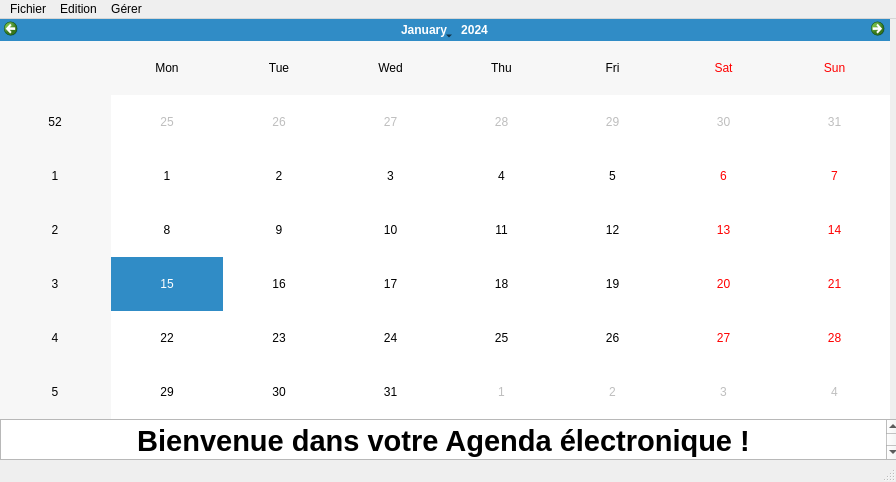
<?xml version="1.0" encoding="UTF-8"?>
<ui version="4.0">
 <class>FenPrincipale</class>
 <widget class="QMainWindow" name="FenPrincipale">
  <property name="geometry">
   <rect>
    <x>0</x>
    <y>0</y>
    <width>896</width>
    <height>482</height>
   </rect>
  </property>
  <property name="windowTitle">
   <string>MainWindow</string>
  </property>
  <widget class="QWidget" name="centralwidget">
   <widget class="QTextEdit" name="textEdit">
    <property name="geometry">
     <rect>
      <x>0</x>
      <y>400</y>
      <width>901</width>
      <height>41</height>
     </rect>
    </property>
    <property name="html">
     <string>&lt;!DOCTYPE HTML PUBLIC &quot;-//W3C//DTD HTML 4.0//EN&quot; &quot;http://www.w3.org/TR/REC-html40/strict.dtd&quot;&gt;
&lt;html&gt;&lt;head&gt;&lt;meta name=&quot;qrichtext&quot; content=&quot;1&quot; /&gt;&lt;style type=&quot;text/css&quot;&gt;
p, li { white-space: pre-wrap; }
&lt;/style&gt;&lt;/head&gt;&lt;body style=&quot; font-family:'.Helvetica Neue DeskInterface'; font-size:13pt; font-weight:400; font-style:normal;&quot;&gt;
&lt;p align=&quot;center&quot; style=&quot; margin-top:0px; margin-bottom:0px; margin-left:0px; margin-right:0px; -qt-block-indent:0; text-indent:0px;&quot;&gt;&lt;span style=&quot; font-family:'MS Shell Dlg 2'; font-size:22pt; font-weight:600;&quot;&gt;Bienvenue dans votre Agenda électronique !&lt;/span&gt;&lt;/p&gt;&lt;/body&gt;&lt;/html&gt;</string>
    </property>
   </widget>
   <widget class="QWidget" name="verticalLayoutWidget">
    <property name="geometry">
     <rect>
      <x>-1</x>
      <y>-1</y>
      <width>891</width>
      <height>401</height>
     </rect>
    </property>
    <layout class="QVBoxLayout" name="verticalLayout">
     <item>
      <widget class="QCalendarWidget" name="calendarWidget"/>
     </item>
    </layout>
   </widget>
   <zorder>verticalLayoutWidget</zorder>
   <zorder>textEdit</zorder>
  </widget>
  <widget class="QMenuBar" name="menubar">
   <property name="geometry">
    <rect>
     <x>0</x>
     <y>0</y>
     <width>896</width>
     <height>22</height>
    </rect>
   </property>
   <widget class="QMenu" name="menuFichier">
    <property name="title">
     <string>Fichier</string>
    </property>
    <addaction name="actionExporter_la_semaine"/>
   </widget>
   <widget class="QMenu" name="menuEdition">
    <property name="title">
     <string>Edition</string>
    </property>
    <widget class="QMenu" name="menuAjouter_un_v_nement">
     <property name="title">
      <string>Ajouter un événement</string>
     </property>
     <addaction name="actionEvenement_seul"/>
     <addaction name="actionEvenement_d_un_projet"/>
    </widget>
    <addaction name="menuAjouter_un_v_nement"/>
   </widget>
   <widget class="QMenu" name="menuG_rer">
    <property name="title">
     <string>Gérer</string>
    </property>
    <addaction name="actionProjet"/>
   </widget>
   <addaction name="menuFichier"/>
   <addaction name="menuEdition"/>
   <addaction name="menuG_rer"/>
  </widget>
  <widget class="QStatusBar" name="statusbar"/>
  <action name="actionExporter_la_semaine">
   <property name="text">
    <string>Exporter la semaine</string>
   </property>
  </action>
  <action name="actionProjet">
   <property name="text">
    <string>Projet</string>
   </property>
  </action>
  <action name="actionEvenement_seul">
   <property name="text">
    <string>Evenement seul</string>
   </property>
  </action>
  <action name="actionEvenement_d_un_projet">
   <property name="text">
    <string>Evenement d'un projet</string>
   </property>
  </action>
 </widget>
 <resources/>
 <connections/>
</ui>
